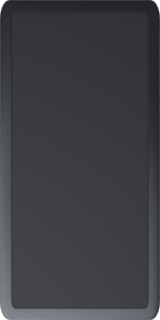
#> input picture Resources/UI/meter-plate-dark.png, 160 x 320 px, given in place of icon_512x512@2x.png, which was not available
$ python fix_icon.py ../../Resources/UI/meter-plate-dark.png ../../Resources/UI/meter-plate-light.png
#> lines starting #> are read from the running program, lines starting #| are printed output that depends on the picture; pictures that were not available may be replaced by others from this repository, and a replacement may not be noted
#!/usr/bin/env python3
"""Usage: scripts/icon/fix_icon.py <in.icns> <out.icns>

The original icon was a blue squircle on an opaque dark square. macOS icons need a transparent
margin: remove the dark backdrop (un-premultiplying the anti-aliased edge so no dark fringe
remains) and fit the squircle to Apple's 824/1024 grid.
"""
import subprocess, sys, tempfile
from pathlib import Path
import numpy as np
from PIL import Image

src, dst = Path(sys.argv[1]), Path(sys.argv[2])
tmp = Path(tempfile.mkdtemp())
subprocess.run(["iconutil", "-c", "iconset", str(src), "-o", str(tmp / "in.iconset")], check=True)
#> (this line was passed over: subprocess is not available in this run)
im = np.asarray(Image.open(tmp / "in.iconset/icon_512x512@2x.png").convert("RGB")).astype(np.float64)
bg = im[4, 4].copy()
#> bg = [37, 39, 43]
# Alpha from distance to the backdrop colour: within 8 levels is backdrop noise (transparent),
# 60 levels away counts as fully squircle.
dist = np.sqrt(((im - bg) ** 2).sum(-1))
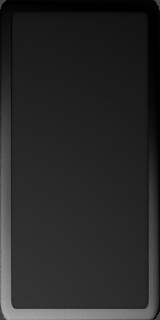
#> dist: shape (320, 160) float64; min 0, max 172.1, mean 40.2
a = np.clip((dist - 8) / 52.0, 0, 1)
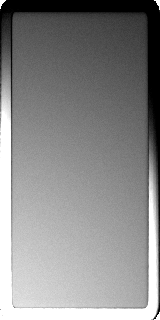
#> a: shape (320, 160) float64; min 0, max 1, mean 0.539
rgb = np.where(a[..., None] > 0, (im - (1 - a[..., None]) * bg) / np.maximum(a[..., None], 1e-6), 0)
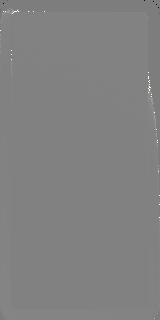
#> rgb: shape (320, 160, 3) float64; mean R, G, B 77.9, 79, 80.8; drawn with min black and max white
rgba = np.dstack([np.clip(rgb, 0, 255), a * 255]).astype(np.uint8)
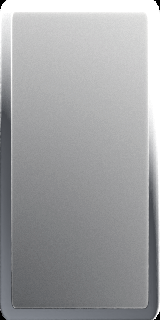
#> rgba: shape (320, 160, 4); mean R, G, B, A 75.7, 76.9, 79, 136.9; transparent parts drawn white
img = Image.fromarray(rgba, "RGBA")
ys, xs = np.nonzero(a > 0.5)
img = img.crop((xs.min(), ys.min(), xs.max() + 1, ys.max() + 1))
canvas = Image.new("RGBA", (1024, 1024), (0, 0, 0, 0))
#> canvas: PIL image 1024x1024 RGBA; every value is 0
canvas.paste(img.resize((824, 824), Image.LANCZOS), (100, 100))
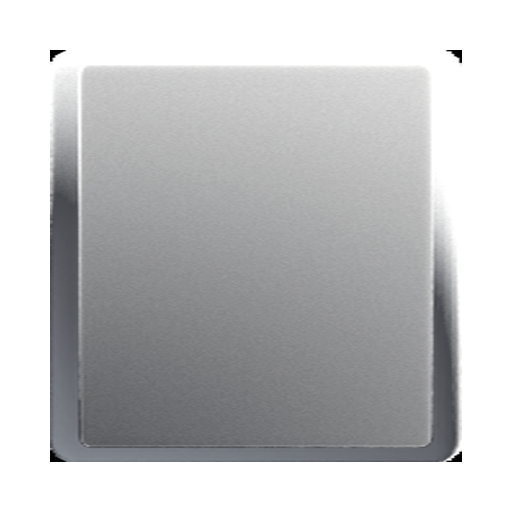
#> canvas: PIL image 1024x1024 RGBA (shown at 1/2 size); mean R, G, B, A 48.9, 49.6, 51, 88.6; transparent parts drawn white
out = tmp / "out.iconset"; out.mkdir()
for size in (16, 32, 128, 256, 512):
    for scale in (1, 2):
        px = size * scale
        name = f"icon_{size}x{size}{'@2x' if scale == 2 else ''}.png"
        canvas.resize((px, px), Image.LANCZOS).save(out / name)
#> this loop made 5 passes
#> pass 1, `canvas.resize((px, px), Image.LANCZOS).save(out / name)`:
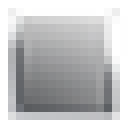
#> saved as icon_16x16.png: PIL image 16x16 RGBA (shown 8 times larger); mean R, G, B, A 56.9, 57.8, 58.7, 90.1; transparent parts drawn white
#> pass 2, `canvas.resize((px, px), Image.LANCZOS).save(out / name)`:
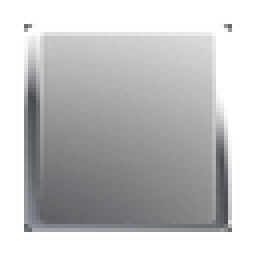
#> saved as icon_32x32@2x.png: PIL image 64x64 RGBA (shown 4 times larger); mean R, G, B, A 52.8, 53.6, 55.2, 88.7; transparent parts drawn white
subprocess.run(["iconutil", "-c", "icns", str(out), "-o", str(dst)], check=True)
#> (this line was passed over: subprocess is not available in this run)
print(dst, "squircle bbox", xs.min(), ys.min(), xs.max(), ys.max())
#| ../../Resources/UI/meter-plate-light.png squircle bbox 0 0 159 319
